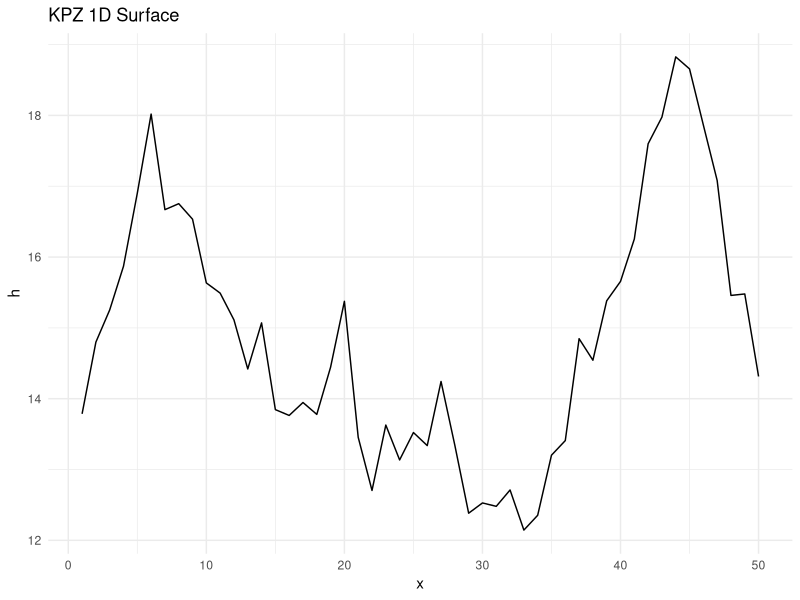
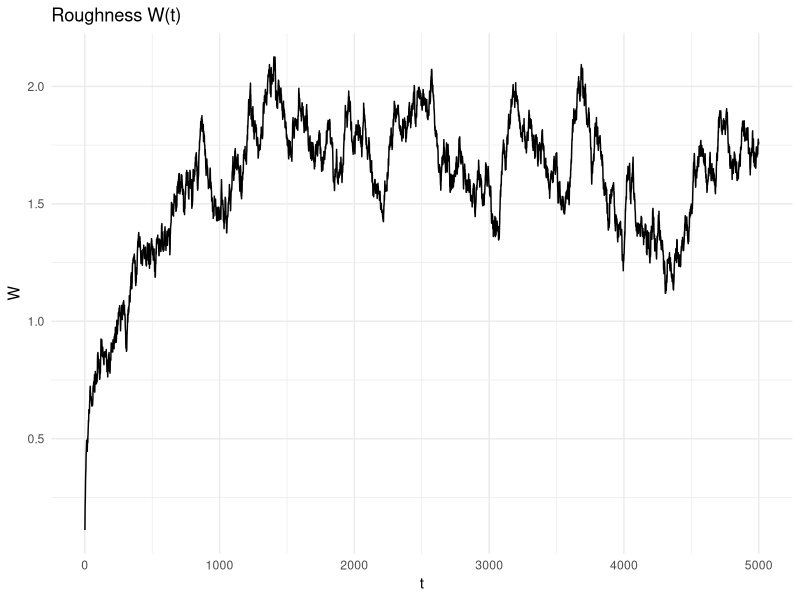
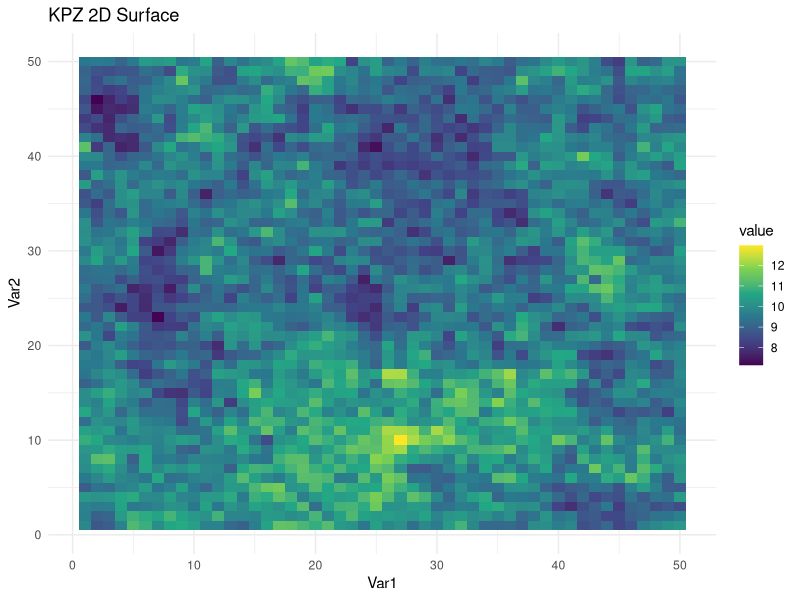
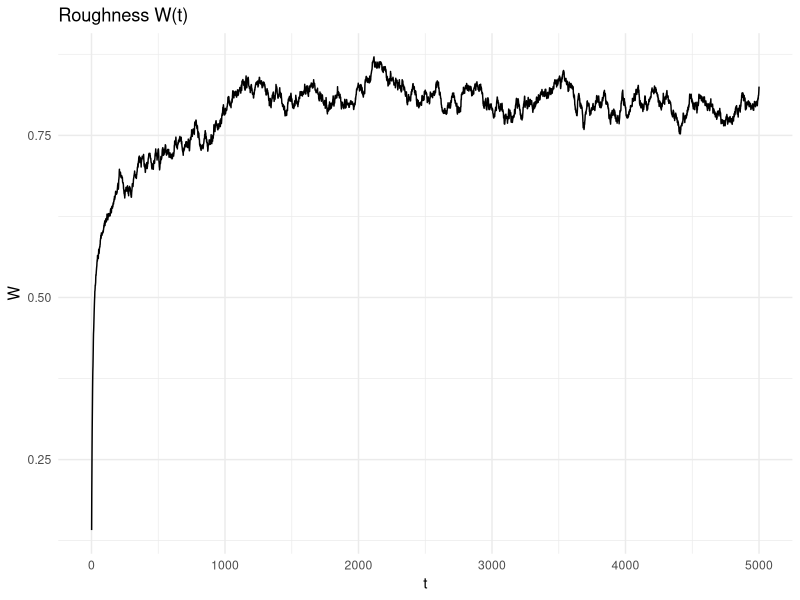
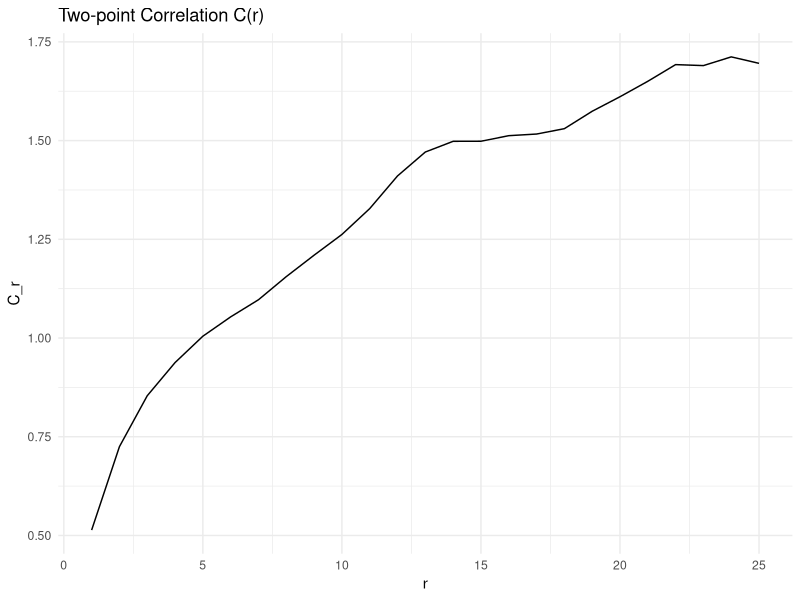
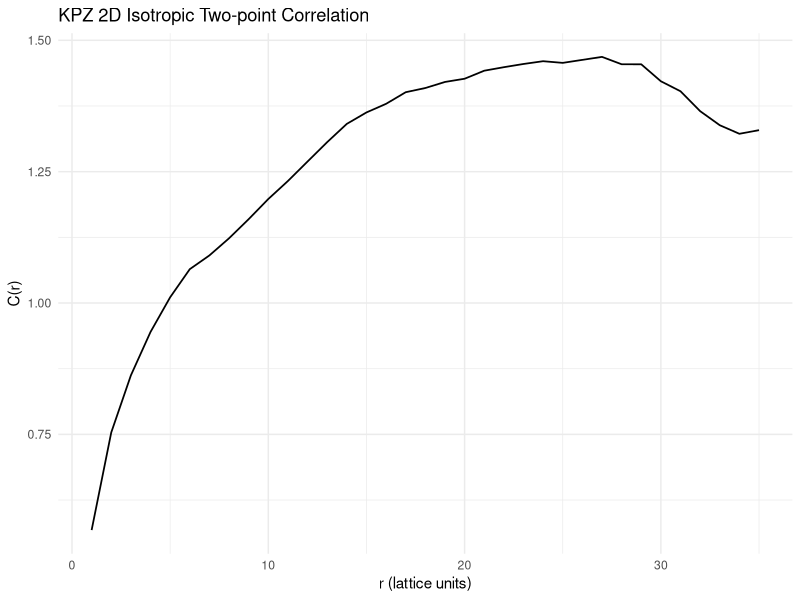

These figures' R source, in order:
# KPZ 1D and 2D

# KPZ model in 1 and 2D

# KPZ_surface_growth.R
library(ggplot2)
library(reshape2)

# Roughness
roughness <- function(h) {
  mean_val <- mean(h)
  sqrt(mean((h - mean_val)^2))
}

# Two-point correlation for 2D - simplified via averaging and presenting on 1 axis
two_point_corr <- function(h) {
  L <- nrow(h)
  corr <- numeric(L %/% 2)
  for (r in 1:(L %/% 2)) {
    diffs <- (h - cbind(h[, (r+1):L], h[, 1:r]))
    corr[r] <- mean(diffs^2)
  }
  data.frame(r = 1:(L %/% 2), C_r = corr)
}

# Two point radially averaged correlation function

# ---- True isotropic radial 2D two-point correlation ----
# Returns height–difference correlation G(r) = < [h(x) - h(x+r)]^2 >
# Radially averaged over all directions with same |r|
two_point_corr_2d_radial <- function(h) {
  L <- nrow(h)
  # Precompute coordinate grid
  coords <- expand.grid(x = 1:L, y = 1:L)
  center_vals <- as.numeric(h[cbind(coords$x, coords$y)])
  
  # All displacements
  dx <- outer(1:L, 1:L, "-")
  dx <- ifelse(dx >  L/2, dx - L,
               ifelse(dx < -L/2, dx + L, dx))
  dy <- t(dx)  # same shape
  
  # Flatten all pairs into displacement vectors
  disps <- expand.grid(dx = 0:(L-1), dy = 0:(L-1))
  disps$dx <- ifelse(disps$dx > L/2, disps$dx - L, disps$dx)
  disps$dy <- ifelse(disps$dy > L/2, disps$dy - L, disps$dy)
  
  # Remove duplicate directions by symmetry (keep unique displacement vectors)
  disps <- unique(disps)
  
  # Bin by radial distance
  disps$r <- sqrt(disps$dx^2 + disps$dy^2)
  disps$rbin <- round(disps$r)  # integer binning
  
  max_r <- floor(sqrt(2) * L / 2)
  G_r <- numeric(max_r)
  counts <- numeric(max_r)
  
  for (rb in 1:max_r) {
    # Find displacement vectors in this radial bin
    vecs <- subset(disps, rbin == rb)
    if (nrow(vecs) == 0) next
    
    diffsq <- c()
    for (k in 1:nrow(vecs)) {
      dx <- vecs$dx[k]; dy <- vecs$dy[k]
      shifted <- h[((1:L - 1 + dx) %% L) + 1, ((1:L - 1 + dy) %% L) + 1]
      diffsq <- c(diffsq, (as.numeric(h) - as.numeric(shifted))^2)
    }
    G_r[rb] <- mean(diffsq)
    counts[rb] <- length(diffsq)
  }
  
  data.frame(r = 1:max_r, C_r = G_r, count = counts)
}

# ===================== ADDITIONS: spectra + exponents =====================

# 1D structure factor S(k)
structure_factor1d <- function(h1d, detrend = TRUE) {
  N <- length(h1d)
  x <- if (detrend) as.numeric(h1d) - mean(h1d) else as.numeric(h1d)
  Hk <- fft(x)
  S  <- (Mod(Hk)^2) / N
  kraw <- 0:(N-1)
  kabs <- pmin(kraw, N - kraw)
  kmax <- floor(N/2)
  out_k <- 0:kmax
  out_S <- numeric(length(out_k))
  for (i in seq_along(out_k)) {
    mask <- (kabs == out_k[i])
    out_S[i] <- mean(S[mask])
  }
  data.frame(k = out_k, S_k = out_S)
}

# 2D structure factor S(k), radially binned
structure_factor2d <- function(h2d, detrend = TRUE) {
  nr <- nrow(h2d); nc <- ncol(h2d)
  X <- if (detrend) h2d - mean(h2d) else h2d
  Hk <- fft(X)
  S  <- (Mod(Hk)^2) / (nr * nc)
  kx <- 0:(nc-1); kx <- pmin(kx, nc - kx)
  ky <- 0:(nr-1); ky <- pmin(ky, nr - ky)
  K  <- outer(ky, kx, function(a,b) sqrt(a^2 + b^2))
  kmax <- floor(min(nr, nc)/2)
  bins <- 0:kmax
  Sk   <- numeric(kmax + 1)
  for (i in seq_along(bins)) {
    mask <- K >= (bins[i] - 0.5) & K < (bins[i] + 0.5)
    if (!any(mask)) { Sk[i] <- NA_real_; next }
    Sk[i] <- mean(S[mask])
  }
  data.frame(k = bins, S_k = Sk)
}

# Fit alpha from S(k) ~ k^{-(2α + d)}
fit_alpha_from_Sk <- function(Sk_df, d, k_min = NULL, k_max = NULL) {
  df <- Sk_df
  df <- df[is.finite(df$k) & is.finite(df$S_k) & df$k > 0 & df$S_k > 0, ]
  if (nrow(df) < 5) return(list(alpha = NA_real_, slope = NA_real_, r2 = NA_real_, window = c(NA, NA)))
  if (is.null(k_min)) k_min <- as.numeric(quantile(df$k, 0.2))
  if (is.null(k_max)) k_max <- as.numeric(quantile(df$k, 0.6))
  dfw <- df[df$k >= k_min & df$k <= k_max, ]
  if (nrow(dfw) < 3) return(list(alpha = NA_real_, slope = NA_real_, r2 = NA_real_, window = c(k_min, k_max)))
  fit <- lm(log(S_k) ~ log(k), data = dfw)
  slope <- as.numeric(coef(fit)[2])
  alpha <- -(slope + d) / 2
  r2 <- summary(fit)$r.squared
  list(alpha = alpha, slope = slope, r2 = r2, window = c(k_min, k_max))
}

# Growth exponent beta from roughness vs time (early-time window)
estimate_beta <- function(times, widths, t_min_frac = 0.1, t_max_frac = 0.5) {
  n <- length(times)
  if (n < 5) return(list(beta = NA_real_, r2 = NA_real_, idx = integer(0)))
  i1 <- max(1L, floor(n * t_min_frac))
  i2 <- min(n,  ceiling(n * t_max_frac))
  idx <- i1:i2
  xs <- log(pmax(1e-9, times[idx]))
  ys <- log(pmax(1e-12, widths[idx]))
  fit <- lm(ys ~ xs)
  list(beta = as.numeric(coef(fit)[2]),
       r2 = summary(fit)$r.squared,
       idx = idx)
}

estimate_z <- function(alpha, beta) {
  if (!is.finite(alpha) || !is.finite(beta) || beta == 0) return(NA_real_)
  alpha / beta
}

# ===================== END ADDITIONS =====================

# Discrete KPZ update
kpz_update <- function(h, dim, nu = 1, lambda = 1, D = 1, dt = 0.01) {
  if (dim == 1) {
    L <- length(h)
    lap <- c(h[L], h[1:(L-1)]) + c(h[2:L], h[1]) - 2*h
    grad <- (c(h[2:L], h[1]) - c(h[L], h[1:(L-1)])) / 2
    h <- h + dt * (nu * lap + (lambda/2) * grad^2) +
      sqrt(2 * D * dt) * rnorm(L)
  } else {
    L <- nrow(h)
    lap <- (rbind(h[L,], h[1:(L-1),]) +
              rbind(h[2:L,], h[1,]) +
              cbind(h[,L], h[,(1:(L-1))]) +
              cbind(h[,2:L], h[,1]) - 4*h)
    gradx <- (cbind(h[,2:L], h[,1]) - cbind(h[,L], h[,(1:(L-1))])) / 2
    grady <- (rbind(h[2:L,], h[1,]) - rbind(h[L,], h[1:(L-1),])) / 2
    h <- h + dt * (nu * lap + (lambda/2) * (gradx^2 + grady^2)) +
      sqrt(2 * D * dt) * matrix(rnorm(L*L), L, L)
  }
  h
}

# Main KPZ runner
run_KPZ <- function(L = 50, T_max = 5000, dim = 1, nu = 1, lambda = 1, D = 1, dt = 0.01) {
  if (dim == 1) {
    h <- rep(0, L)
    W <- numeric(T_max)
    for (t in 1:T_max) {
      h <- kpz_update(h, 1, nu, lambda, D, dt)
      W[t] <- roughness(h)
    }
    df <- data.frame(x = 1:L, h = h)
    p1 <- ggplot(df, aes(x, h)) + geom_line() +
      ggtitle("KPZ 1D Surface") + theme_minimal()
    p2 <- ggplot(data.frame(t = 1:T_max, W = W),
                 aes(t, W)) + geom_line() +
      ggtitle("Roughness W(t)") + theme_minimal()
    print(p1)
    Sys.sleep(15)
    print(p2)
    
    # -------- Exponent summary (1D) --------
    Sk <- structure_factor1d(h)
    fit_a <- fit_alpha_from_Sk(Sk, d = 1)
    times <- 1:T_max
    fit_b <- estimate_beta(times, W)
    z_est <- estimate_z(fit_a$alpha, fit_b$beta)
    cat("\n[KPZ 1D] alpha(spec) =", signif(fit_a$alpha,4),
        " (slope=", signif(fit_a$slope,4), ", R2=", signif(fit_a$r2,4), ", k-window=", paste(signif(fit_a$window,4), collapse=".."), ")\n",
        "[KPZ 1D] beta =", signif(fit_b$beta,4), " (R2=", signif(fit_b$r2,4), ")\n",
        "[KPZ 1D] z = alpha/beta =", signif(z_est,4), "\n", sep="")
    
  } else {
    h <- matrix(0, L, L)
    W <- numeric(T_max)
    for (t in 1:T_max) {
      h <- kpz_update(h, 2, nu, lambda, D, dt)
      W[t] <- roughness(as.vector(h))
    }
    df <- melt(h)
    p1 <- ggplot(df, aes(Var1, Var2, fill = value)) +
      geom_tile() + scale_fill_viridis_c() +
      ggtitle("KPZ 2D Surface") + theme_minimal()
    p2 <- ggplot(data.frame(t = 1:T_max, W = W),
                 aes(t, W)) + geom_line() +
      ggtitle("Roughness W(t)") + theme_minimal()
    
    corr_df <- two_point_corr(h)
    corr_df_radial_avg <- two_point_corr_2d_radial(h)
    
    p3 <- ggplot(corr_df, aes(r, C_r)) +
      geom_line() + ggtitle("Two-point Correlation C(r)") + theme_minimal()
    p4 <- ggplot(corr_df_radial_avg, aes(r, C_r)) +
      geom_line(linewidth = 0.6) +
      labs(title = "KPZ 2D Isotropic Two-point Correlation",
           x = "r (lattice units)", y = "C(r)") +
      theme_minimal()
    
    print(p1)
    Sys.sleep(15)
    print(p2)
    Sys.sleep(15)
    print(p3)
    Sys.sleep(15)
    print(p4)
    
    # -------- Exponent summary (2D) --------
    Sk <- structure_factor2d(h)
    fit_a <- fit_alpha_from_Sk(Sk, d = 2)
    times <- 1:T_max
    fit_b <- estimate_beta(times, W)
    z_est <- estimate_z(fit_a$alpha, fit_b$beta)
    cat("\n[KPZ 2D] alpha(spec) =", signif(fit_a$alpha,4),
        " (slope=", signif(fit_a$slope,4), ", R2=", signif(fit_a$r2,4), ", k-window=", paste(signif(fit_a$window,4), collapse=".."), ")\n",
        "[KPZ 2D] beta =", signif(fit_b$beta,4), " (R2=", signif(fit_b$r2,4), ")\n",
        "[KPZ 2D] z = alpha/beta =", signif(z_est,4), "\n", sep="")
  }
}

# 1D run example
run_KPZ()

# 2D run example
run_KPZ(dim = 2)
